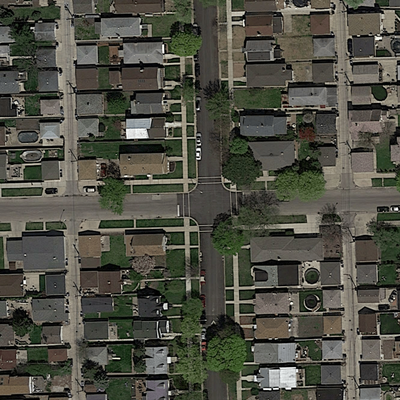
#> input picture data/training/images/satImage_001.png, 400 x 400 px
$ python rpcaADMM.py ../data/training/images/satImage_001.png   (Python 2 division)
#> lines starting #> are read from the running program, lines starting #| are printed output that depends on the picture; after the words box and inside, x2 and y2 are one past the last pixel; in counts of white or black regions, pixels touching at a corner belong together
import sys
import time
import numpy as numpy
from numpy import *
from numpy.linalg import svd, norm
from multiprocessing.pool import ThreadPool

import matplotlib.image as mpimg
import matplotlib.pyplot as plt
from PIL import Image

NUM_CHANNELS = 3 # RGB images
PIXEL_DEPTH = 255
NUM_LABELS = 2
TRAINING_SIZE = 20
VALIDATION_SIZE = 5  # Size of the validation set.
SEED = 66478  # Set to None for random seed.
BATCH_SIZE = 16 # 64
NUM_EPOCHS = 5
RESTORE_MODEL = False # If True, restore existing model instead of training a new one
RECORDING_STEP = 1000

# Set image patch size
# IMG_PATCH_SIZE should be a multiple of 4
# image size should be an integer multiple of this number!
IMG_PATCH_SIZE = 16

def img_float_to_uint8(img):
    rimg = img - numpy.min(img)
    rimg = (rimg / numpy.max(rimg) * PIXEL_DEPTH).round().astype(numpy.uint8)
    return rimg

# Extract patches from a given image
def img_crop(im, w, h):
    list_patches = []
    imgwidth = im.shape[0]
    imgheight = im.shape[1]
    is_2d = len(im.shape) < 3
    for i in range(0,imgheight,h):
        for j in range(0,imgwidth,w):
            if is_2d:
                im_patch = im[j:j+w, i:i+h]
            else:
                im_patch = im[j:j+w, i:i+h, :]
            list_patches.append(im_patch)
    return list_patches

def extract_data(filename, num_images):
    """Extract the images into a 4D tensor [image index, y, x, channels].
    Values are rescaled from [0, 255] down to [-0.5, 0.5].
    """
#> called with filename = '../data/training/images/satImage_001.png', num_images = 20
    data = mpimg.imread(filename)
#> data is the input picture: shape (400, 400, 3) float32; mean R, G, B 0.309, 0.309, 0.268
    return data[:,:,0].reshape((data.shape[0],data.shape[1]))
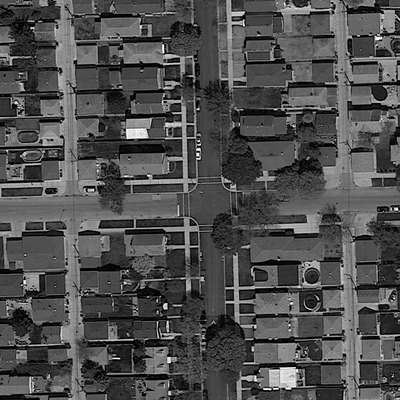
#> returned value: shape (400, 400) float32; min 0, max 1, mean 0.309

def bw_img_to_rgb(img):
    img_rgb = numpy.zeros((img.shape[0],img.shape[1],3), dtype=numpy.uint8)
    img_u8 = img_float_to_uint8(img)
    img_rgb[:,:,0] = img_u8
    img_rgb[:,:,1] = img_u8
    img_rgb[:,:,2] = img_u8
    return img_rgb


def concatenate_images(img, gt_img):
    nChannels = len(gt_img.shape)
    w = gt_img.shape[0]
    h = gt_img.shape[1]
    if nChannels == 3:
        cimg = numpy.concatenate((img, gt_img), axis=1)
    else:
        gt_img_3c = bw_img_to_rgb(gt_img)
        img8 = bw_img_to_rgb(img)
        cimg = numpy.concatenate((img8, gt_img_3c), axis=1)
    return cimg

def prox_l1(v,lambdat):
    """
    The proximal operator of the l1 norm.

    prox_l1(v,lambdat) is the proximal operator of the l1 norm
    with parameter lambdat.

    Adapted from: https://github.com/cvxgrp/proximal/blob/master/matlab/prox_l1.m
    """

    return maximum(0, v - lambdat) - maximum(0, -v - lambdat)


def prox_matrix(v,lambdat,prox_f):
    """
    The proximal operator of a matrix function.

    Suppose F is a orthogonally invariant matrix function such that
    F(X) = f(s(X)), where s is the singular value map and f is some
    absolutely symmetric function. Then

    X = prox_matrix(V,lambdat,prox_f)

    evaluates the proximal operator of F via the proximal operator
    of f. Here, it must be possible to evaluate prox_f as prox_f(v,lambdat).

    For example,

    prox_matrix(V,lambdat,prox_l1)

    evaluates the proximal operator of the nuclear norm at V
    (i.e., the singular value thresholding operator).

    Adapted from: https://github.com/cvxgrp/proximal/blob/master/matlab/prox_matrix.m
    """

    U,S,V = svd(v,full_matrices=False)
    S = S.reshape((len(S),1))
    pf = diagflat(prox_f(S,lambdat))
    # It should be V.conj().T given MATLAB-Python conversion, but matrix
    # matches with out the .T so kept it.
    return U.dot(pf).dot(V.conj())


def avg(*args):
    N = len(args)
    x = 0
    for k in range(N):
        x = x + args[k]
    x = x/N
    return x


def objective(X_1, g_2, X_2, g_3, X_3):
    """
    Objective function for Robust PCA:
        Noise - squared frobenius norm (makes X_i small)
        Background - nuclear norm (makes X_i low rank)
        Foreground - entrywise L1 norm (makes X_i small)
    """
    tmp = svd(X_3,compute_uv=0)
    tmp = tmp.reshape((len(tmp),1))
    return norm(X_1,'fro')**2 + g_2*norm(hstack(X_2),1) + g_3*norm(tmp,1)


def rpcaADMM(data):
    """
    ADMM implementation of matrix decomposition. In this case, RPCA.

    Adapted from: http://web.stanford.edu/~boyd/papers/prox_algs/matrix_decomp.html
    """

    pool = ThreadPool(processes=3) # Create thread pool for asynchronous processing

    N = 3         # the number of matrices to split into
                  # (and cost function expresses how you want them)

    A = float_(data)    # A = S + L + V
    m,n = A.shape
#> m = 400; n = 400

    g2_max = norm(hstack(A).T,inf)
#> g2_max = 1
    g3_max = norm(A,2)
#> g3_max = 126.5
    g2 = 0.15*g2_max
#> g2 = 0.15
    g3 = 0.15*g3_max
#> g3 = 18.97

    MAX_ITER = 100
    ABSTOL   = 1e-4
    RELTOL   = 1e-2

    start = time.time()

    lambdap = 1.0
    rho = 1.0/lambdap

    X_1 = zeros((m,n))
    X_2 = zeros((m,n))
    X_3 = zeros((m,n))
    z   = zeros((m,N*n))
    U   = zeros((m,n))

    print '\n%3s\t%10s\t%10s\t%10s\t%10s\t%10s' %('iter',
                                                  'r norm',
                                                  'eps pri',
                                                  's norm',
                                                  'eps dual',
                                                  'objective')

    # Saving state
    h = {}
    h['objval'] = zeros(MAX_ITER)
    h['r_norm'] = zeros(MAX_ITER)
    h['s_norm'] = zeros(MAX_ITER)
    h['eps_pri'] = zeros(MAX_ITER)
    h['eps_dual'] = zeros(MAX_ITER)

    def x1update(x,b,l):
        return (1.0/(1.0+l))*(x - b)
    def x2update(x,b,l,g,pl):
        return pl(x - b, l*g)
    def x3update(x,b,l,g,pl,pm):
        return pm(x - b, l*g, pl)

    def update(func,item):
        return map(func,[item])[0]

    for k in range(MAX_ITER):

        B = avg(X_1, X_2, X_3) - A/N + U

        # Original MATLAB x-update
        # X_1 = (1.0/(1.0+lambdap))*(X_1 - B)
        # X_2 = prox_l1(X_2 - B, lambdap*g2)
        # X_3 = prox_matrix(X_3 - B, lambdap*g3, prox_l1)

        # Parallel x-update
        async_X1 = pool.apply_async(update, (lambda x: x1update(x,B,lambdap), X_1))
        async_X2 = pool.apply_async(update, (lambda x: x2update(x,B,lambdap,g2,prox_l1), X_2))
        async_X3 = pool.apply_async(update, (lambda x: x3update(x,B,lambdap,g3,prox_l1,prox_matrix), X_3))

        X_1 = async_X1.get()
        X_2 = async_X2.get()
        X_3 = async_X3.get()

        # (for termination checks only)
        x = hstack([X_1,X_2,X_3])
        zold = z
        z = x + tile(-avg(X_1, X_2, X_3) + A*1.0/N, (1, N))

        # u-update
        U = B

        # diagnostics, reporting, termination checks
        h['objval'][k]   = objective(X_1, g2, X_2, g3, X_3)
        h['r_norm'][k]   = norm(x - z,'fro')
        h['s_norm'][k]   = norm(-rho*(z - zold),'fro');
        h['eps_pri'][k]  = sqrt(m*n*N)*ABSTOL + RELTOL*maximum(norm(x,'fro'), norm(-z,'fro'));
        h['eps_dual'][k] = sqrt(m*n*N)*ABSTOL + RELTOL*sqrt(N)*norm(rho*U,'fro');

        if (k == 0) or (mod(k+1,10) == 0):
            print '%4d\t%10.4f\t%10.4f\t%10.4f\t%10.4f\t%10.2f' %(k+1,
                                                                  h['r_norm'][k],
                                                                  h['eps_pri'][k],
                                                                  h['s_norm'][k],
                                                                  h['eps_dual'][k],
                                                                  h['objval'][k])
        if (h['r_norm'][k] < h['eps_pri'][k]) and (h['s_norm'][k] < h['eps_dual'][k]):
            break
#> this loop made 42 passes
#|    1	   53.0666	    0.9022	   83.2906	    0.8830	   1165.90
#|   10	   17.4892	    1.2637	   13.8261	    1.0743	   5572.33
#|   20	    5.5006	    1.2255	    3.5234	    0.7942	   4807.75
#|   30	    4.3762	    1.1689	    1.4727	    0.8238	   4437.46
#|   40	    1.8047	    1.1908	    0.8749	    0.8395	   4708.80
#> pass 1, in prox_matrix, `pf = diagflat(prox_f(S,lambdat))`:
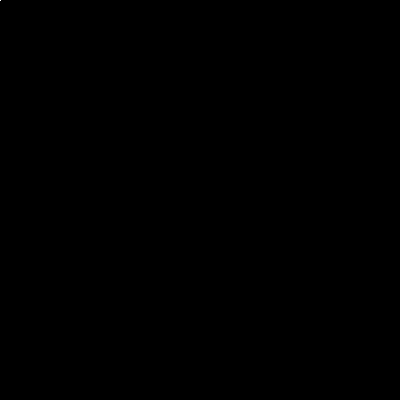
#> pf: shape (400, 400) float64; values 0 (black) and 23.19 (white), 0% white in thin lines or dots, all inside (x1, y1, x2, y2) = (0, 0, 1, 1)
#> after the loop:
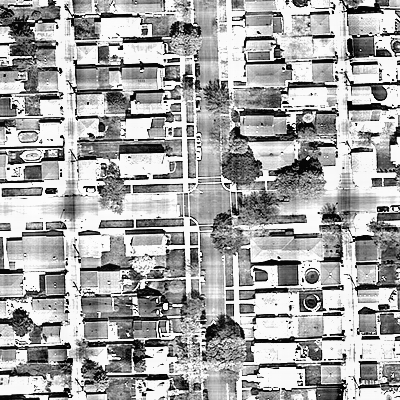
#> X_1: shape (400, 400) float64; min -0.158, max 0.156, mean 0.0459; drawn with min black and max white
#> after the loop:
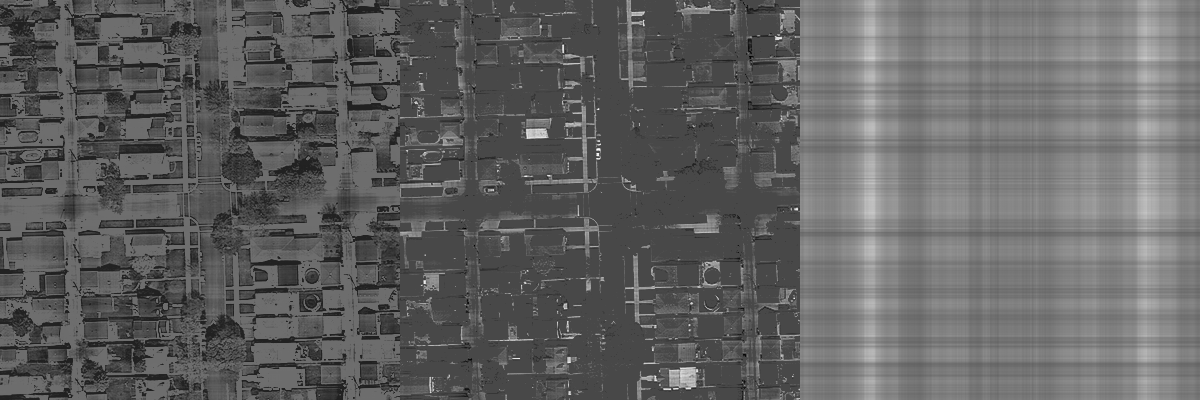
#> x: shape (400, 1200) float64; min -0.284, max 0.721, mean 0.104; drawn with min black and max white
#> after the loop, h = 5 items

    h['addm_toc'] = time.time() - start
    h['admm_iter'] = k
    h['X1_admm'] = X_1
    h['X2_admm'] = X_2
    h['X3_admm'] = X_3

    return h


def main(argv=None):  # pylint: disable=unused-argument

    #data_dir = 'output-masks/mask_4.png'
    data_dir = '../data/training/images/satImage_001.png'
    # Extract it into numpy arrays.
    X = extract_data(data_dir, TRAINING_SIZE)
    h = rpcaADMM(X)
#> h = 10 items

    L = h['X2_admm'] # Lower rank matrix that represents X
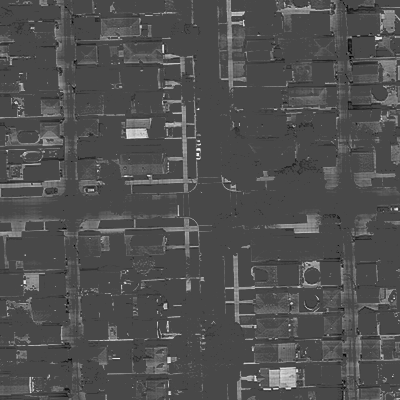
#> L: shape (400, 400) float64; min -0.284, max 0.721, mean 0.0312; drawn with min black and max white

    imgBefore = X
    imgAfter = L

    cimg = concatenate_images(imgBefore, imgAfter)
#> in bw_img_to_rgb (call 2), `img_rgb[:,:,1] = img_u8`:
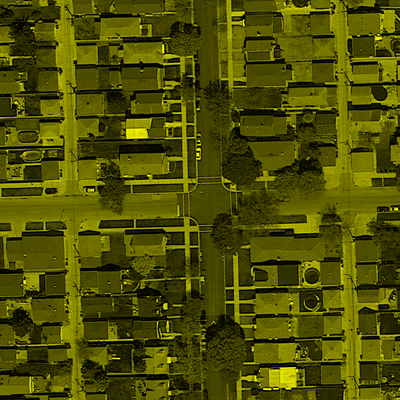
#> img_rgb: shape (400, 400, 3); mean of channels 0, 1, 2 78.8, 78.8, 0; drawn as R, G, B
#> in concatenate_images, `cimg = numpy.concatenate((img8, gt_img_3c), axis=1)`:
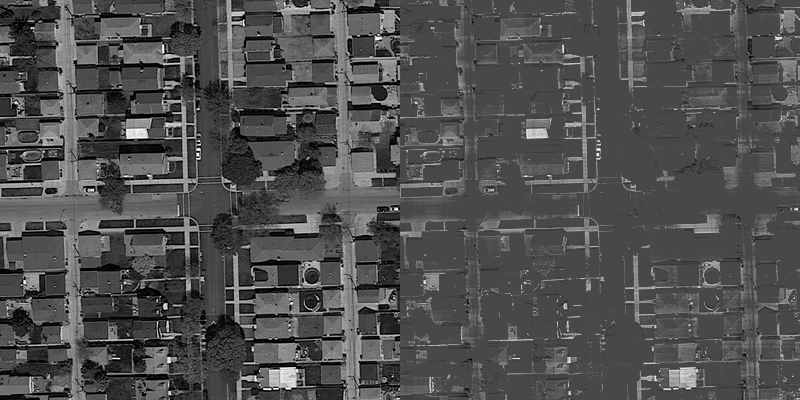
#> cimg: shape (400, 800, 3); min 0, max 255, mean 79.4
    #fig1 = plt.figure(figsize=(10, 10))
    plt.imshow(cimg)
    #plt.imshow(imgs[imgIndx], cmap='Greys_r')
    plt.show()

if __name__ == '__main__':
    main()

$ run again, with data/training/images/satImage_009.png copied over data/training/images/satImage_001.png
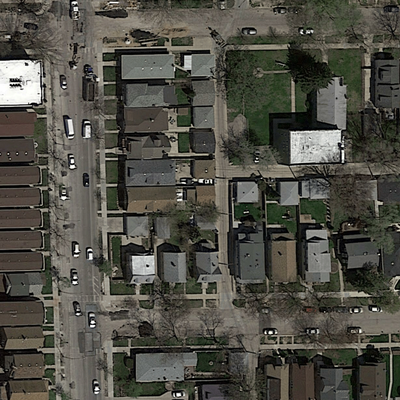
#> input picture data/training/images/satImage_009.png, 400 x 400 px
#> in extract_data, data is the input picture: shape (400, 400, 3) float32; mean R, G, B 0.314, 0.309, 0.275
#> g2_max = 1
#> g3_max = 128.6
#> g2 = 0.15
#> g3 = 19.29
#> the loop in rpcaADMM, `for k in range(MAX_ITER): ` made 42 passes
#|    1	   53.8148	    0.9199	   85.0612	    0.8999	   1215.80
#|   10	   16.5668	    1.2812	   14.2873	    1.0843	   5664.74
#|   20	    6.2882	    1.2601	    3.3890	    0.7885	   4917.75
#|   30	    4.8206	    1.1906	    1.7182	    0.8131	   4450.79
#|   40	    1.6546	    1.2115	    0.9837	    0.8378	   4757.65
#> after the loop in rpcaADMM, `for k in range(MAX_ITER):`:
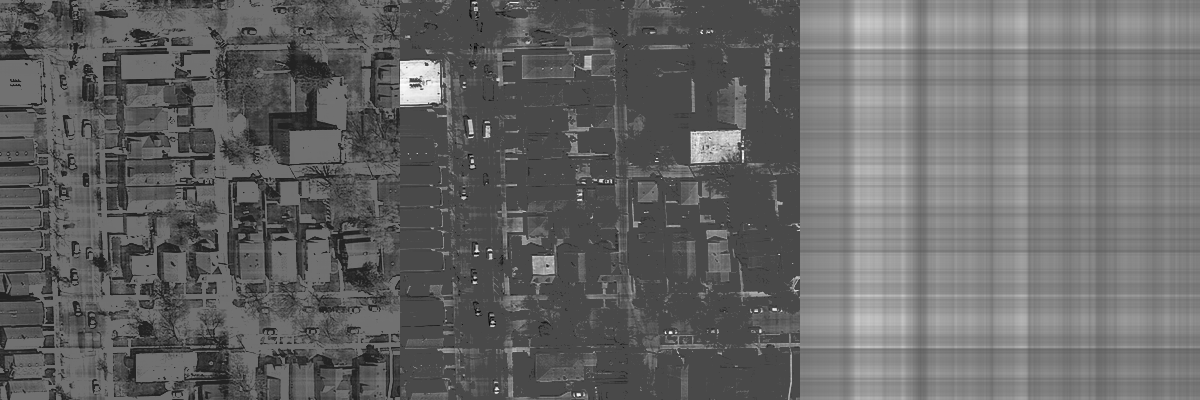
#> x: shape (400, 1200) float64; min -0.281, max 0.691, mean 0.106; drawn with min black and max white
#> after the loop in rpcaADMM, `for k in range(MAX_ITER):`: h = 5 items
#> in main, `h = rpcaADMM(X)`: h = 10 items
#> in concatenate_images, `cimg = numpy.concatenate((img8, gt_img_3c), axis=1)`:
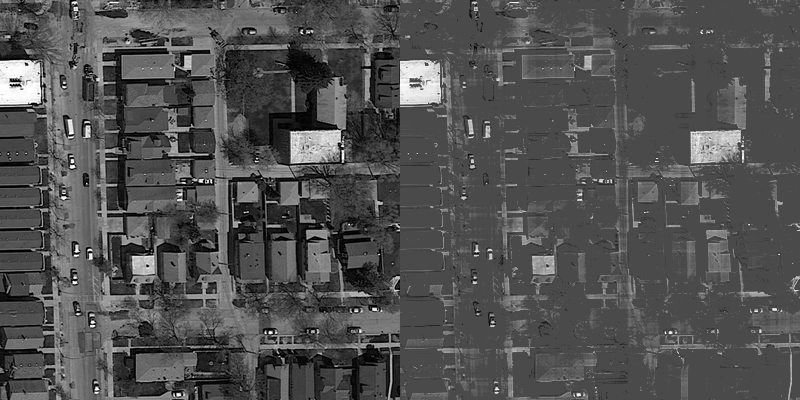
#> cimg: shape (400, 800, 3); min 0, max 255, mean 81.5

$ run again, with data/training/images/satImage_010.png copied over data/training/images/satImage_001.png
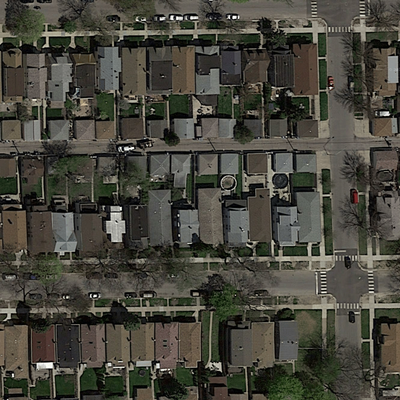
#> input picture data/training/images/satImage_010.png, 400 x 400 px
#> in extract_data, data is the input picture: shape (400, 400, 3) float32; mean R, G, B 0.281, 0.275, 0.239
#> g2_max = 1
#> g3_max = 115
#> g2 = 0.15
#> g3 = 17.24
#> the loop in rpcaADMM, `for k in range(MAX_ITER): ` made 39 passes
#|    1	   49.1847	    0.8272	   75.7889	    0.8078	    906.55
#|   10	   12.1528	    1.1270	   11.9553	    1.0100	   4579.75
#|   20	    6.4853	    1.1516	    2.6917	    0.7881	   4247.17
#|   30	    3.6653	    1.0879	    1.5725	    0.7910	   3821.43
#> after the loop in rpcaADMM, `for k in range(MAX_ITER):`:
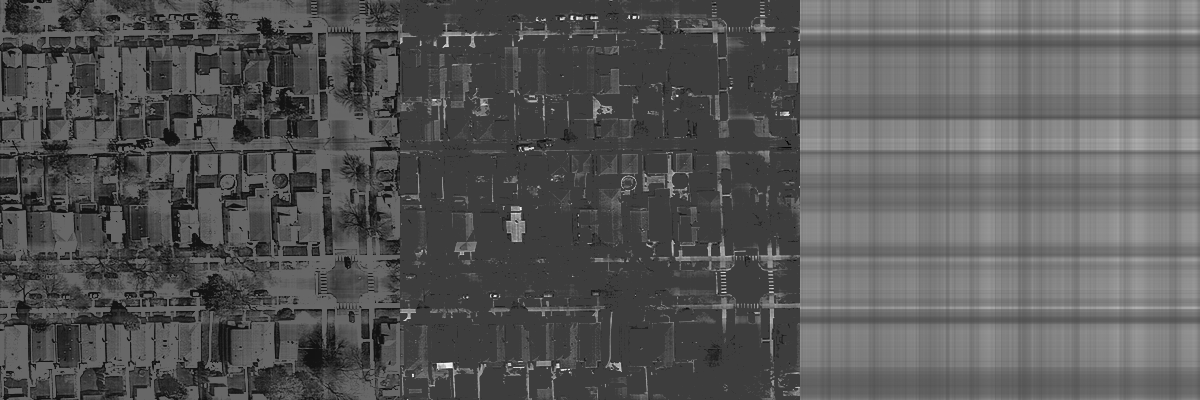
#> x: shape (400, 1200) float64; min -0.217, max 0.688, mean 0.0929; drawn with min black and max white
#> after the loop in rpcaADMM, `for k in range(MAX_ITER):`: h = 5 items
#> in main, `h = rpcaADMM(X)`: h = 10 items
#> in concatenate_images, `cimg = numpy.concatenate((img8, gt_img_3c), axis=1)`:
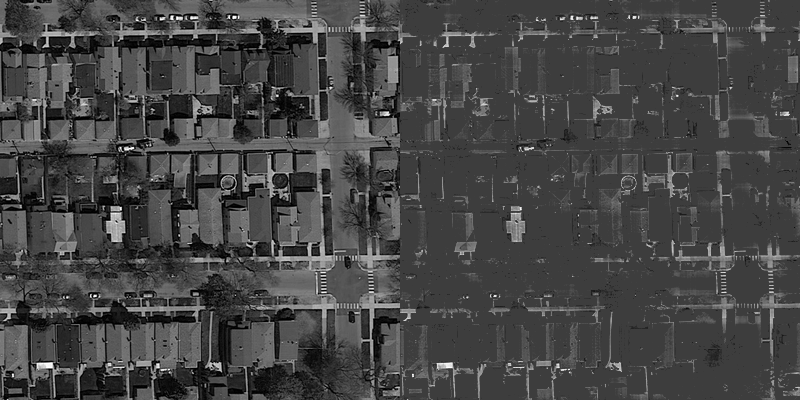
#> cimg: shape (400, 800, 3); min 0, max 255, mean 69.5
